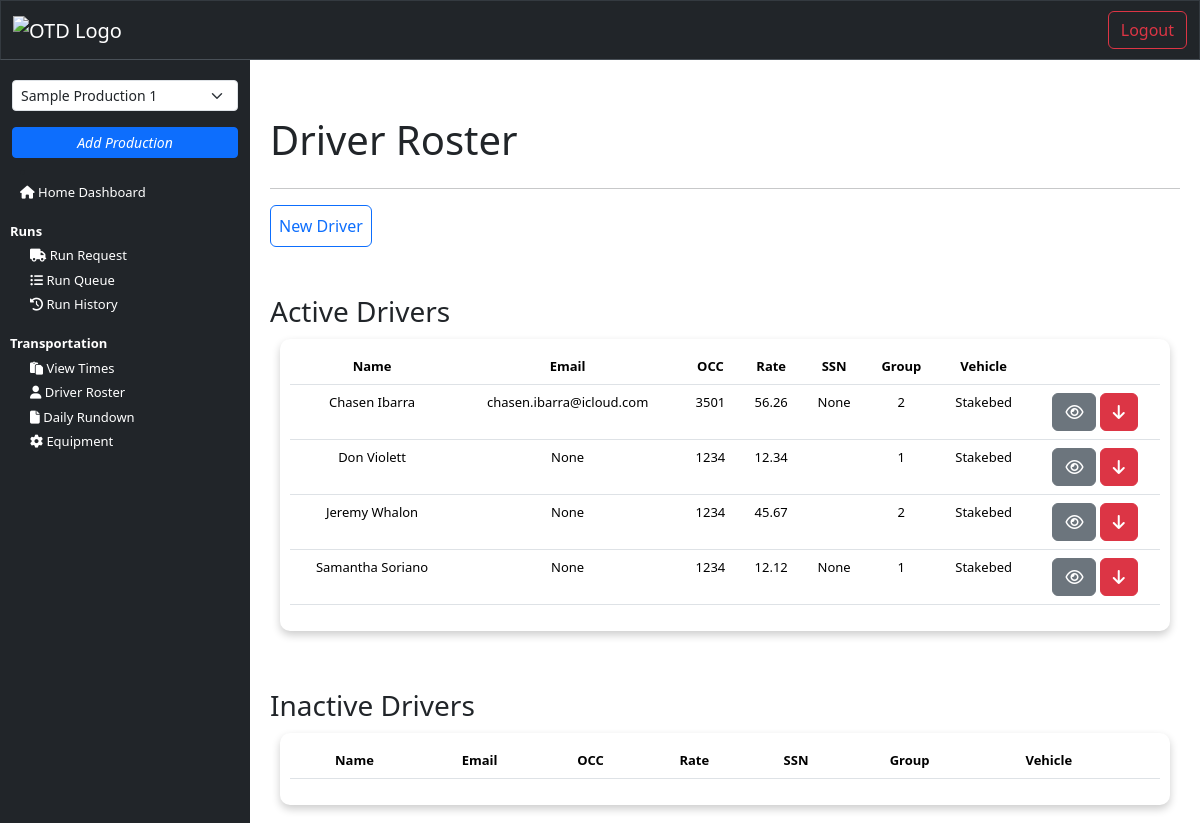
/driver_roster (signed in), run on the app's committed database.
### transportation/models.py (models this page shows, shortened)
class Driver(models.Model):
    user = models.OneToOneField(settings.AUTH_USER_MODEL, on_delete=models.CASCADE)  # Use custom user model
    production_title = models.CharField(max_length=150, null=True, blank=True)
    first_name = models.CharField(max_length=150, null=True, blank=True)
    last_name = models.CharField(max_length=150, null=True, blank=True)
    driver_email = models.EmailField(_('email address'), null=True, blank=True)
    driver_phone = models.CharField(max_length=15, null=True, blank=True)
    occupation_code = models.CharField(max_length=4, null=True, blank=True)
    production_status = models.CharField(max_length=50, null=True, blank=True) # On production or off production
    rate = models.DecimalField(max_digits=6, decimal_places=2, null=True, blank=True)
    grouping = models.IntegerField(null=True, blank=True)
    local = models.IntegerField(null=True, blank=True)
    last_4 = models.CharField(max_length=6, null=True, blank=True)
    assigned_truck = models.ManyToManyField('Equipment', related_name='assigned_truck', limit_choices_to={'equipment_type_1': 'truck'})
    assigned_trailer = models.ManyToManyField('Equipment', related_name='assigned_trailer', limit_choices_to={'equipment_type_1': 'trailer'})
    supporting_department = models.ForeignKey(Department, null=True, blank=True, on_delete=models.CASCADE, related_name='drivers')
    is_active = models.BooleanField(default=True)

### interface/views.py (the view)
# urls.py: path('driver_roster', views.driver_roster, name="driver_roster"),
@login_required(login_url='login')
def driver_roster(request):
    drivers = Driver.objects.all()
    user = get_object_or_404(NewUser, id=request.user.id)
    user_productions = user.productions.filter(is_active=True)
    production_title_in_session = request.session.get('production_title')
    if production_title_in_session:
        drivers = drivers.filter(production_title=production_title_in_session)
    context = {
        'drivers': drivers,
        'user_productions': user_productions,
    }
    return render(request, 'interface/driver_roster.html', context=context)

### interface/templates/interface/driver_roster.html (shortened to what this page needs)
{% extends 'interface/layout.html' %}
{% load crispy_forms_tags %}
{% block content %}
    <main>
      <br>
      <div class="container">
        <div>
          <br>
          <div class="card-title d-flex justify-content-between">
            <h1>Driver Roster</h1>
          </div>
          <hr>
          <form method="post" action="{% url 'add_driver' %}">
            <button type="submit" class="btn btn-outline-primary p-2">New Driver</button>
          </form>
          <br><br>
          <h3>Active Drivers</h3>
          <div class="table-responsive card-body">
              <table class="table">
                  <thead>
                    <tr>
                      <th scope="col">Name</th>
                      <th class="hidden-column" scope="col">Email</th>
                      <th class="hidden-column" scope="col">OCC</th>
                      <th class="hidden-column" scope="col">Rate</th>
                      <th class="hidden-column" scope="col">SSN</th>
                      <th scope="col">Group</th>
                      <th scope="col">Vehicle</th>
                      <th scope="col"></th>
                    </tr>
                  </thead>
                  <tbody>
                      {% for driver in drivers %}
                        {% if driver.is_active %}
                          <tr>
                              <td scope="row"> {{driver.first_name}} {{driver.last_name}}</td>
                              <td class="hidden-column" >{{ driver.driver_email }}</td>
                              <td class="hidden-column" >{{ driver.occupation_code }}</td>
                              <td class="hidden-column" >{{ driver.rate }}</td>
                              <td class="hidden-column" >{{ driver.last_4 }}</td>
                              <td>{{ driver.grouping }}</td>
                              <td>Stakebed</td>
                              <td>
                                <a class="btn btn-secondary" href="{% url 'view_driver' driver.id %}" title="deactivate_driver"><i class="fa fa-eye"></i></a>
                                  <a class="btn btn-danger" href="{% url 'deactivate_driver' driver.id %}" title="deactivate_driver"><i class="fa fa-arrow-down"></i></a>
                              </td>
                          </tr>
                        {% endif %}
                      {% endfor %}
                  </tbody>
              </table>
          </div>
          <br><br>
          <h3>Inactive Drivers</h3>
          <div class="table-responsive card-body">
              <table class="table">
                  <thead>
                    <tr>
                      <th scope="col">Name</th>
                      <th class="hidden-column" scope="col">Email</th>
                      <th class="hidden-column" scope="col">OCC</th>
                      <th class="hidden-column" scope="col">Rate</th>
                      <th class="hidden-column" scope="col">SSN</th>
                      <th scope="col">Group</th>
                      <th scope="col">Vehicle</th>
                      <th scope="col"></th>
                    </tr>
                  </thead>
              </table>
          </div>
        </div>
      </div>
    </main>
{% endblock %}

### static/css/style.css (style rules this page uses)
body { padding: 0; margin: 0; background-color: white; }
main { margin: 0; padding: 0; }
.card-body { padding: 20px; margin: 20px; border-radius: 10px; box-shadow: 0 4px 8px 0 rgba(0,0,0,0.2); background-color: white; }
td, th { text-align: center; }
@media (min-width: 768px) { .card-body { padding: 10px; margin: 10px; font-size: small; } }
@media (min-width: 994px) { th { white-space: nowrap; } }

### data on the page
Driver: first_name "Chasen", last_name "Ibarra", driver_email "chasen.ibarra@icloud.com", occupation_code "3501", rate "56.26", last_4 "None", grouping "2"
Driver: first_name "Don", last_name "Violett", driver_email "None", occupation_code "1234", rate "12.34", grouping "1"
Driver: first_name "Jeremy", last_name "Whalon", driver_email "None", occupation_code "1234", rate "45.67", grouping "2"
Driver: first_name "Samantha", last_name "Soriano", driver_email "None", occupation_code "1234", rate "12.12", last_4 "None", grouping "1"

### other printed values
form field production_title "Sample Production 1"
